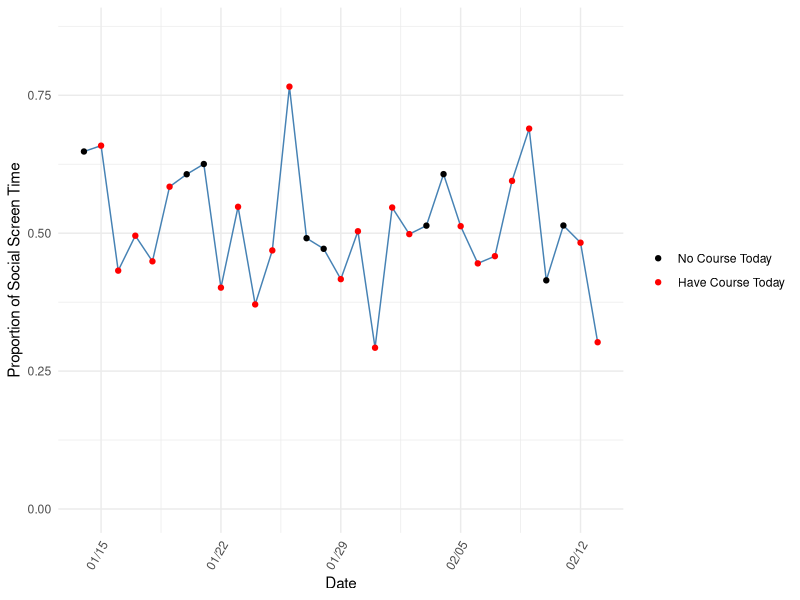

Here is the R script that generated this plot: (Note: this script raises an error after producing the figure.)
#setwd("C:/Users/21492/Desktop/BIOSTAT620/620_project_1")
#Sys.setlocale("LC_TIME", "en_US.UTF-8")
rm(list = ls())
gc()
library(readxl)
library(dplyr)
library(ggplot2)
library(lubridate)
library(tidyr)
library(ggplot2)
library(scales)
df <- read_excel("ScreenTime_chenggg.xlsx")
df <- df[c(1:31), ]
df$Pickup.1st_EST <- format(as.POSIXct(df$Pickup.1st_PST, format = "%H:%M", tz = "America/Los_Angeles"), "%H:%M", tz = "America/New_York")
df <- df %>% select(-"Pickup.1st_PST")
convert_to_minutes <- function(time) {
  if (!grepl("h", time)) {
    return(as.numeric(sub("m", "", time)))
  }
  if (!grepl("m", time)) {
    return(60*as.numeric(sub("h", "", time)))
  }
  parts <- strsplit(time, "h|m")[[1]]
  as.numeric(parts[1]) * 60 + as.numeric(parts[2])
}
df$Total.ST.min <- sapply(df$Total.ST, convert_to_minutes)
df$Social.ST.min <- sapply(df$Social.ST, convert_to_minutes)
df$prop_ST <- df$Social.ST.min / df$Total.ST.min
df$duration_per_use <- df$Total.ST.min / df$Pickups
df$is_weekday <- ifelse(wday(df$Date) %in% 2:6, 1, 0)

### calculate XX XY

X <- as.matrix(cbind(1, df$Total.ST.min, df$Social.ST.min, df$Pickups, df$duration_per_use,df$is_weekday))
Y <- df$prop_ST

XX <- t(X) %*% X  
XY <- t(X) %*% Y

XY_matrix <- matrix(XY, ncol = 1)

combined_matrix <- cbind(XX, XY = XY_matrix)

combined_df <- as.data.frame(combined_matrix)

write.csv(combined_df, file = "chenggg_XX_XY.csv", row.names = FALSE)

result_summary <- df %>%
  group_by(is_weekday) %>%
  summarise(
    mean_Total_ST_min = mean(Total.ST.min),
    sd_Total_ST_min = sd(Total.ST.min),
    q1_Total_ST_min = quantile(Total.ST.min, 0.25),
    q3_Total_ST_min = quantile(Total.ST.min, 0.75),
    min_Total_ST_min = min(Total.ST.min),
    max_Total_ST_min = max(Total.ST.min),
    
    mean_Social_ST_min = mean(Social.ST.min),
    sd_Social_ST_min = sd(Social.ST.min),
    q1_Social_ST_min = quantile(Social.ST.min, 0.25),
    q3_Social_ST_min = quantile(Social.ST.min, 0.75),
    min_Social_ST_min = min(Social.ST.min),
    max_Social_ST_min = max(Social.ST.min),
    
    mean_Pickups = mean(Pickups),
    sd_Pickups = sd(Pickups),
    q1_Pickups = quantile(Pickups, 0.25),
    q3_Pickups = quantile(Pickups, 0.75),
    min_Pickups = min(Pickups),
    max_Pickups = max(Pickups),
    
    mean_prop_ST = mean(prop_ST),
    sd_prop_ST = sd(prop_ST),
    q1_prop_ST = quantile(prop_ST, 0.25),
    q3_prop_ST = quantile(prop_ST, 0.75),
    min_prop_ST = min(prop_ST),
    max_prop_ST = max(prop_ST),
    
    mean_duration_per_use = mean(duration_per_use),
    sd_duration_per_use = sd(duration_per_use),
    q1_duration_per_use = quantile(duration_per_use, 0.25),
    q3_duration_per_use = quantile(duration_per_use, 0.75),
    min_duration_per_use = min(duration_per_use),
    max_duration_per_use = max(duration_per_use)
  )

statistical_summary <- result_summary %>%
  pivot_longer(cols = -is_weekday) %>%
  separate(name, into = c("variable", "stat"), sep = "_") %>%
  pivot_wider(names_from = stat, values_from = value)

write.csv(statistical_summary, file = "SummaryStatchenggg.csv", row.names = TRUE)

df$Date <- as.Date(df$Date)
df$is_weekday <- factor(df$is_weekday)
proportion.plot = ggplot(df, aes(x = Date, y = prop_ST, 
                                 color = is_weekday, group = 1)) +
  geom_line(color = "steelblue") +
  geom_point() +
  xlab("Date") +
  ylab("Proportion of Social Screen Time") +
  ylim(0,max(df$prop_ST)+0.1) +
  scale_color_manual(labels = c("No Course Today","Have Course Today"), 
                     values = c("black", "red")) +
  scale_x_date(labels = date_format("%m/%d")) +
  theme_minimal() +
  theme(axis.text.x = element_text(angle = 60, hjust = 1),
        legend.title = element_blank())
ggsave("./Figure/line_plot_chenggg.png", plot = proportion.plot, width = 10, height = 6, units = "in")

boxplot_plot <- ggplot(df, aes(x = is_weekday, y = prop_ST, fill = is_weekday)) +
  geom_boxplot() +
  xlab("Weekday") +
  ylab("Proportion of Social Screen Time") +
  #scale_fill_manual(values = c("black", "red")) +  # Adjust fill colors as needed
  theme_minimal()

ggsave("./Figure/box_plot_chenggg.png", plot = proportion.plot, width = 10, height = 6, units = "in")

